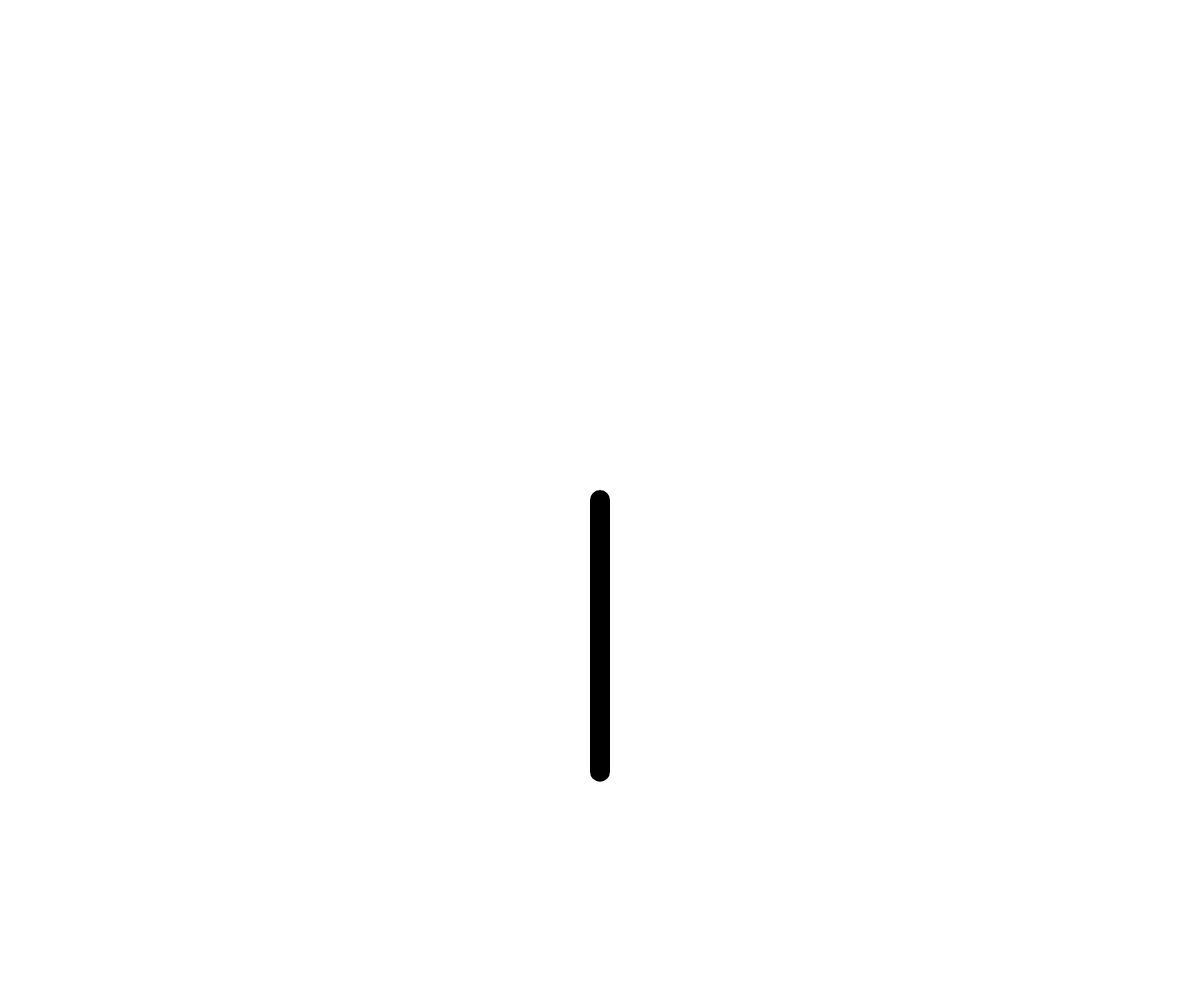
Frame 1 (no input)
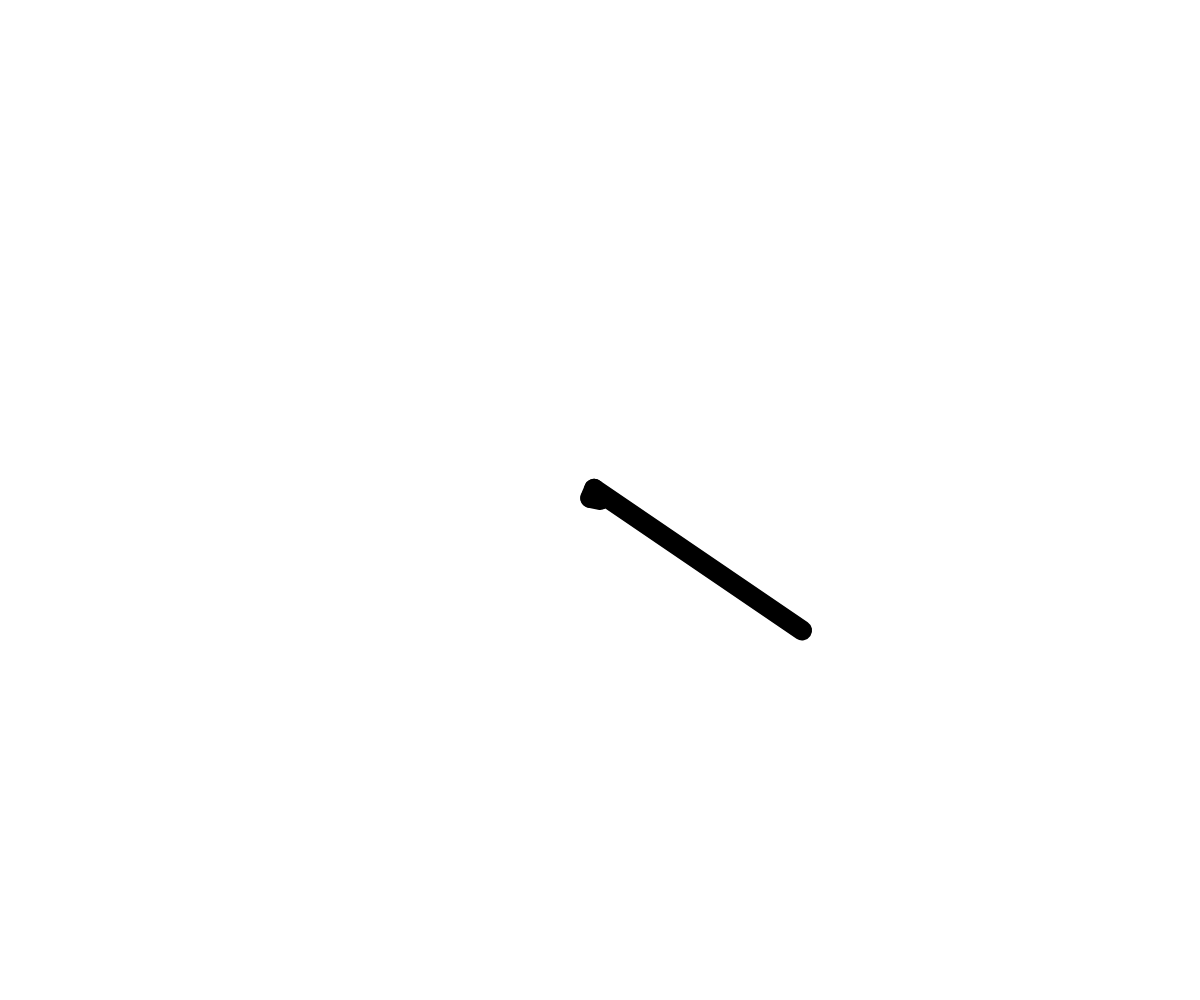
Frame 60 (no input)
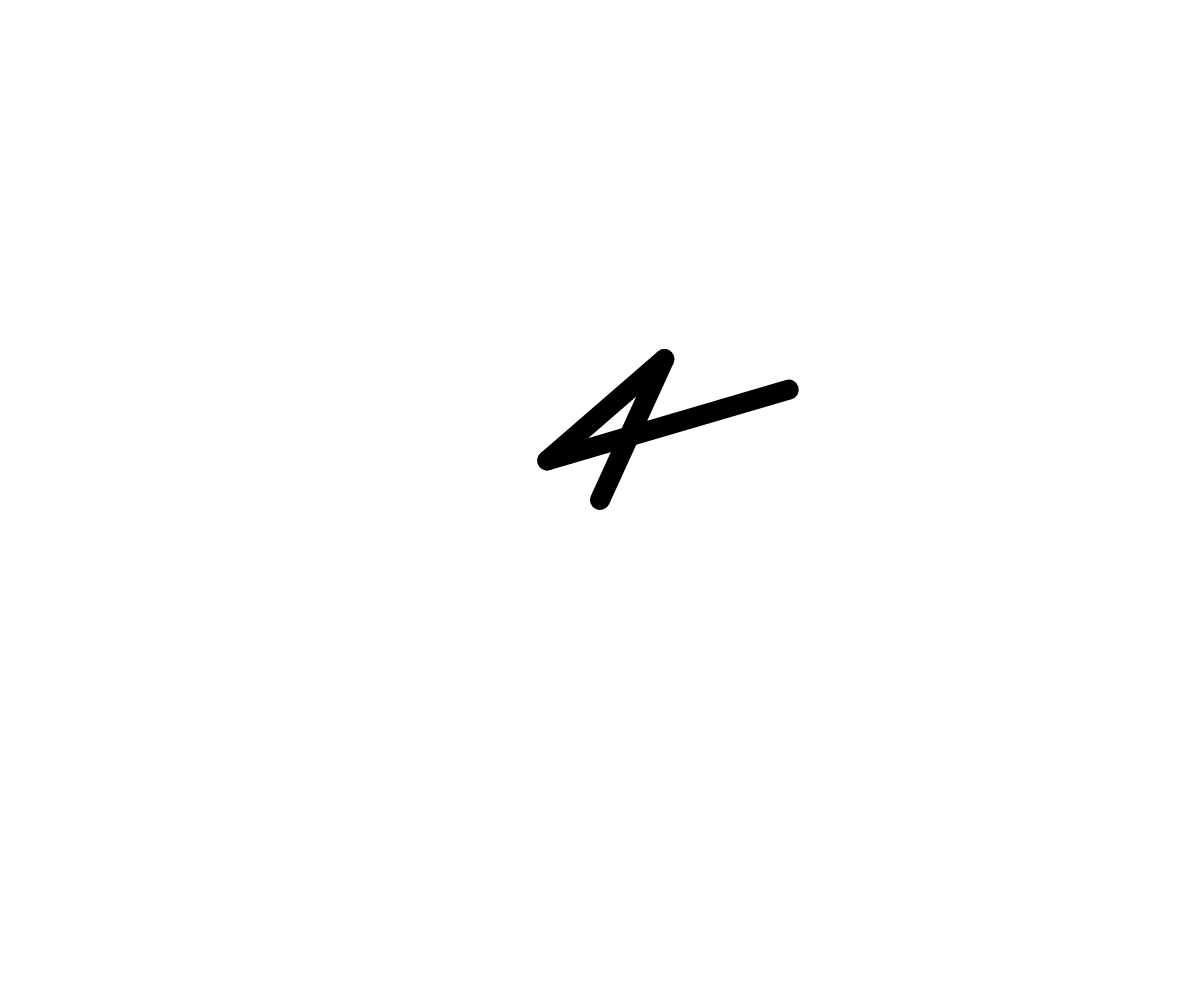
Frame 120 (the mouse pressed at the canvas centre since frame 60)

The p5.js sketch that drew these frames (run headless with seeded random() and noise() and a simulated clock; from frame 60 on, the mouse is pressed at the canvas centre):

// p5.js sketch
// ── sketch.js
var angle = 0.0;
var speed = 0.03;

function setup() {
    createCanvas(windowWidth, windowHeight);
    fill(0);
    strokeWeight(20);
}

function draw() {

    var l0 = map(mouseX, 0, width, 10, 300);
    var l1 = map(mouseY, 0, height, 10, 300);
    var l2 = map(l0/l1, 0, width/height, 10, 300);

    background(255);

    translate(width/2, height/2);
    rotate(angle);
    line(0, 0, 0, l0);

    translate(0,l0);
    rotate(angle);
    line(0,0,0,l1);

    translate(0,l1);
    rotate(angle);
    line(0,0,0,l2);

    angle += speed;

}
